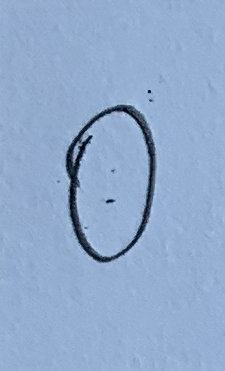
#> input picture test_data/pencil_set/0_1.png, 225 x 371 px, found by its file name; its folder holds only this picture in this run
$ python test_model.py
#> lines starting #> are read from the running program, lines starting #| are printed output that depends on the picture; after the words box and inside, x2 and y2 are one past the last pixel; in counts of white or black regions, pixels touching at a corner belong together
### number_rec.py
import matplotlib.pyplot as plt
import numpy as np
from joblib import dump,load
from sklearn.datasets import fetch_openml
from matplotlib import image
from scipy import ndimage
import cv2
import os
import math

def field_empty(image_array,threshold):
    average = np.mean(image_array)
    if average > threshold:
        return False
    else:
        return True

def getBestShift(img):
    cy,cx = ndimage.measurements.center_of_mass(img)

    rows,cols = img.shape
    shiftx = np.round(cols/2.0-cx).astype(int)
    shifty = np.round(rows/2.0-cy).astype(int)

    return shiftx,shifty

def shift(img,sx,sy):
    rows,cols = img.shape
    M = np.float32([[1,0,sx],[0,1,sy]])
    shifted = cv2.warpAffine(img,M,(cols,rows))
    return shifted

def preprocess(file_name):
    gray = cv2.imread(file_name, cv2.IMREAD_GRAYSCALE)
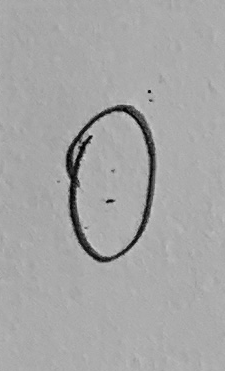
#> gray: shape (371, 225); min 2, max 205, mean 166
    (thresh, gray) = cv2.threshold(gray, 128, 255, cv2.THRESH_BINARY
        | cv2.THRESH_OTSU)
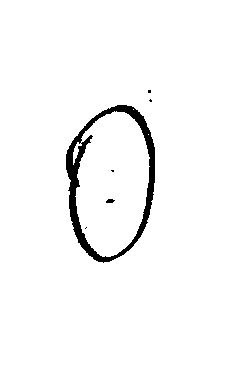
#> gray: shape (371, 225); 96.9% white; 6 black regions (4 under 20 px), largest, box (x1, y1, x2, y2) and area: (66, 105, 155, 263) 2579, (106, 199, 115, 203) 28
#> thresh = 109

    gray = cv2.GaussianBlur(gray,(5,5),0)
    gray = cv2.resize(255-gray,(28,28))
#> gray: shape (28, 28)

    while np.sum(gray[0]) == 0:
        gray = gray[1:]
#> this loop made 7 passes
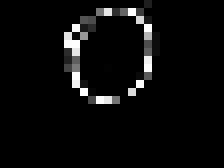
#> gray: shape (21, 28) (shown 8 times larger); min 0, max 255, mean 10.5

    while np.sum(gray[:,0]) == 0:
        gray = np.delete(gray,0,1)
#> this loop made 8 passes
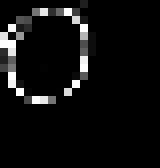
#> gray: shape (21, 20) (shown 8 times larger); min 0, max 255, mean 14.8

    while np.sum(gray[-1]) == 0:
        gray = gray[:-1]
#> this loop made 8 passes
#> pass 1, in preprocess, `gray = gray[:-1]`:
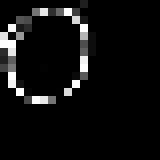
#> gray: shape (20, 20) (shown 8 times larger); min 0, max 255, mean 15.5

    while np.sum(gray[:,-1]) == 0:
        gray = np.delete(gray,-1,1)

    rows,cols = gray.shape
#> rows = 13; cols = 12

    if rows > cols:
        factor = 20.0/rows
#> factor = 1.54
        rows = 20
        cols = int(round(cols*factor))
#> cols = 18
		# first cols than rows
        gray = cv2.resize(gray, (cols,rows))
    else:
        factor = 20.0/cols
        cols = 20
        rows = int(round(rows*factor))
        # first cols than rows
        gray = cv2.resize(gray, (cols, rows))

    colsPadding = (int(math.ceil((28-cols)/2.0)),int(math.floor((28-cols)/2.0)))
#> colsPadding = (5, 5)
    rowsPadding = (int(math.ceil((28-rows)/2.0)),int(math.floor((28-rows)/2.0)))
    gray = np.lib.pad(gray,(rowsPadding,colsPadding),'constant')
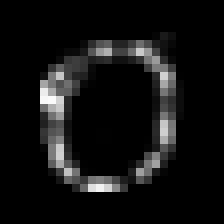
#> gray: shape (28, 28) (shown 8 times larger); min 0, max 250, mean 18.3

    shiftx,shifty = getBestShift(gray)
#> in getBestShift, `cy,cx = ndimage.measurements.center_of_mass(img)`: cy = 13.82; cx = 12.53
#> in getBestShift, `shiftx = np.round(cols/2.0-cx).astype(int)`: shiftx = 1
#> in getBestShift, `shifty = np.round(rows/2.0-cy).astype(int)`: shifty = 0
#> shiftx = 1; shifty = 0
    shifted = shift(gray,shiftx,shifty)
#> in shift, `M = np.float32([[1,0,sx],[0,1,sy]])`: M = [[1, 0, 1], [0, 1, 0]]
#> in shift, `shifted = cv2.warpAffine(img,M,(cols,rows))`:
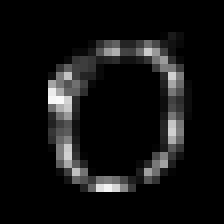
#> shifted: shape (28, 28) (shown 8 times larger); min 0, max 250, mean 18.3
    return shifted

def number_recognition(file_name):

    data = preprocess(file_name)
    data = np.reshape(data, (1, 784))
    empty = field_empty(data,5)
#> in field_empty, `average = np.mean(image_array)`: average = 18.29
#> empty = False

    if not empty:
        X_data = data / 255.0

#> (the run stopped early here; a loop or call above may not have finished)

$ run again, on test_data/pencil_set/0_5.png
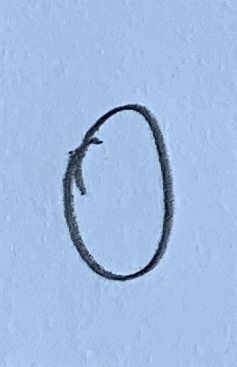
#> input picture test_data/pencil_set/0_5.png, 237 x 367 px, found by its file name
#> in preprocess, `(thresh, gray) = cv2.threshold(gray, 128, 255, cv2.THRESH_BINARY | cv2..`:
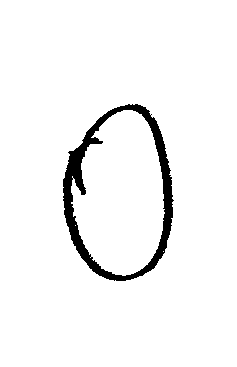
#> gray: shape (367, 237); 95.8% white; 1 black region, box (x1, y1, x2, y2) and area: (63, 104, 174, 281) 3696
#> thresh = 129
#> the loop in preprocess, `while np.sum(gray[0]) == 0:` made 8 passes
#> the loop in preprocess, `while np.sum(gray[:,0]) == 0:` made 7 passes
#> the loop in preprocess, `while np.sum(gray[-1]) == 0:` made 6 passes
#> the loop in preprocess, `while np.sum(gray[:,-1]) == 0:` made 7 passes
#> cy = 12.48; cx = 13.3
#> in getBestShift, `shiftx = np.round(cols/2.0-cx).astype(int)`: shiftx = 1
#> in getBestShift, `shifty = np.round(rows/2.0-cy).astype(int)`: shifty = 2
#> in preprocess, `shiftx,shifty = getBestShift(gray)`: shiftx = 1; shifty = 2
#> M = [[1, 0, 1], [0, 1, 2]]
#> in shift, `shifted = cv2.warpAffine(img,M,(cols,rows))`:
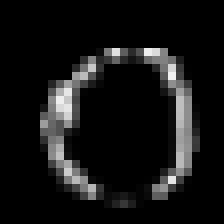
#> shifted: shape (28, 28) (shown 8 times larger); min 0, max 240, mean 20.8
#> average = 20.78
#> empty = False

$ run again, on test_data/pencil_set/0_6.png
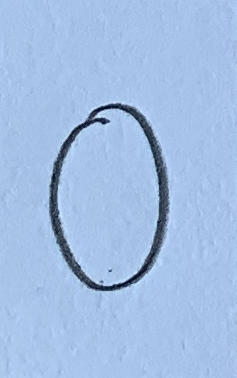
#> input picture test_data/pencil_set/0_6.png, 237 x 378 px, found by its file name
#> in preprocess, `(thresh, gray) = cv2.threshold(gray, 128, 255, cv2.THRESH_BINARY | cv2..`:
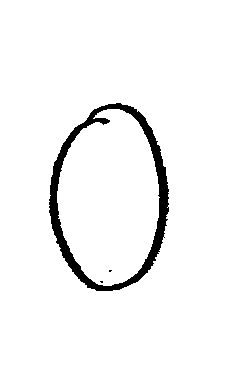
#> gray: shape (378, 237); 96% white; 3 black regions (2 under 20 px), largest, box (x1, y1, x2, y2) and area: (49, 103, 169, 291) 3617
#> thresh = 129
#> the loop in preprocess, `while np.sum(gray[0]) == 0:` made 7 passes
#> the loop in preprocess, `while np.sum(gray[:,0]) == 0:` made 6 passes
#> the loop in preprocess, `while np.sum(gray[-1]) == 0:` made 6 passes
#> the loop in preprocess, `while np.sum(gray[:,-1]) == 0:` made 8 passes
#> in preprocess, `gray = np.lib.pad(gray,(rowsPadding,colsPadding),'constant')`:
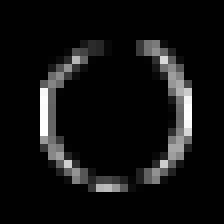
#> gray: shape (28, 28) (shown 8 times larger); min 0, max 255, mean 17.1
#> cy = 14.24; cx = 14.42
#> in getBestShift, `shiftx = np.round(cols/2.0-cx).astype(int)`: shiftx = 0
#> M = [[1, 0, 0], [0, 1, 0]]
#> average = 17.12
#> empty = False

$ run again, on test_data/pencil_set/0_7.png
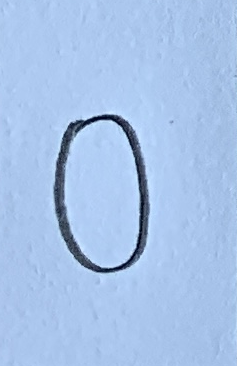
#> input picture test_data/pencil_set/0_7.png, 237 x 366 px, found by its file name
#> thresh = 132
#> the loop in preprocess, `while np.sum(gray[0]) == 0:` made 9 passes
#> the loop in preprocess, `while np.sum(gray[:,0]) == 0:` made 6 passes
#> the loop in preprocess, `while np.sum(gray[-1]) == 0:` made 7 passes
#> the loop in preprocess, `while np.sum(gray[:,-1]) == 0:` made 10 passes
#> cy = 13.52; cx = 13.11
#> in getBestShift, `shiftx = np.round(cols/2.0-cx).astype(int)`: shiftx = 1
#> in getBestShift, `shifty = np.round(rows/2.0-cy).astype(int)`: shifty = 0
#> in preprocess, `shiftx,shifty = getBestShift(gray)`: shiftx = 1; shifty = 0
#> M = [[1, 0, 1], [0, 1, 0]]
#> in shift, `shifted = cv2.warpAffine(img,M,(cols,rows))`:
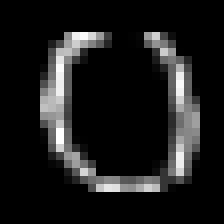
#> shifted: shape (28, 28) (shown 8 times larger); min 0, max 255, mean 27.5
#> average = 27.46
#> empty = False
